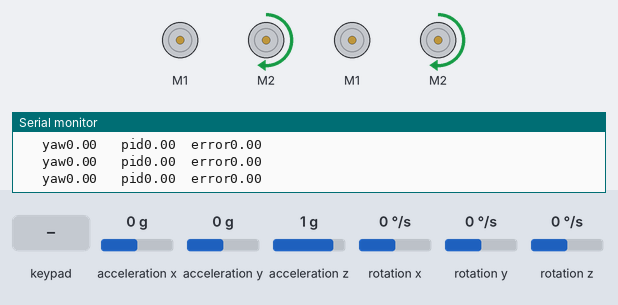
This sketch was run on a simulated Arduino Uno, built with avr-gcc and run on an emulated ATmega328P. Shown: 4 × DC motor (green arrow = forward, orange = backward, longer = faster), the last lines printed to the serial monitor. The test bench sets the inputs (shaded band); at power-on: rotation z 0 °/s, acceleration x 0 g, acceleration y 0 g, acceleration z 1 g, rotation x 0 °/s, rotation y 0 °/s.

Above: at 1.2 s.
1.3 s: rotation z set to -100 °/s
At 2.8 s:
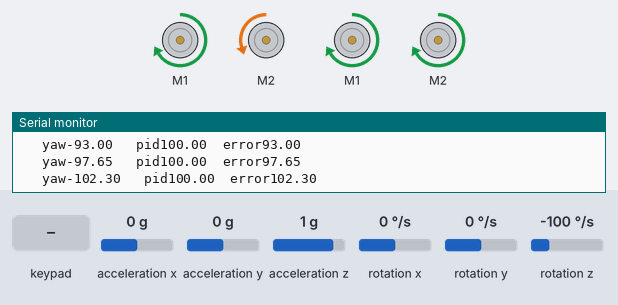
4.3 s: rotation z set to 100 °/s
At 7.01 s:
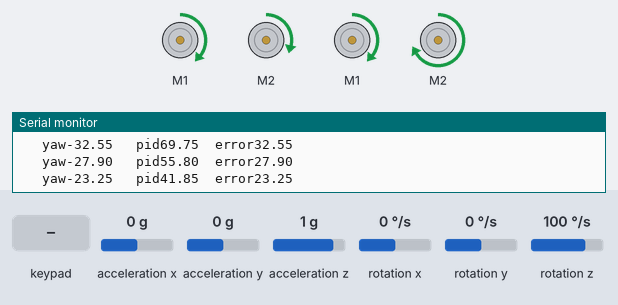
7.3 s: key 'S' pressed
10.3 s: rotation z set to -192 °/s
At 11.55 s:
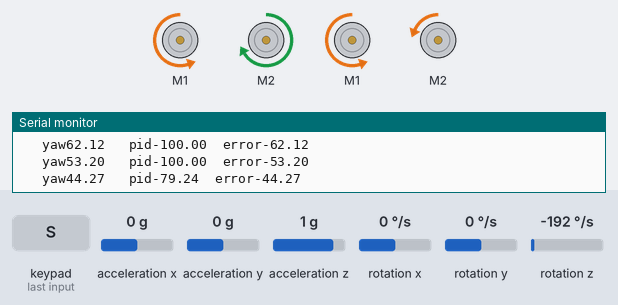
13.3 s: key 'S' pressed
At 14.4 s:
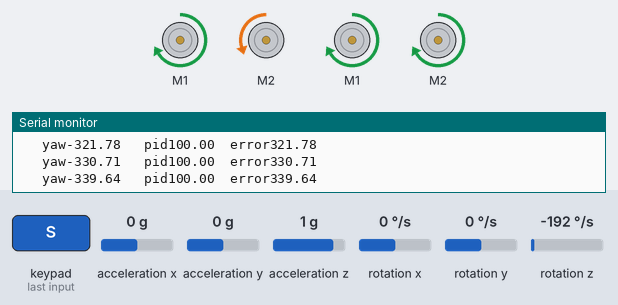
14.9 s: rotation z set to 192 °/s
At 18.6 s:
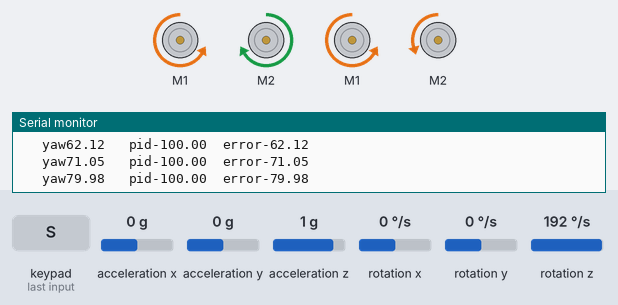
Timing chart, 0 to 18.9 s (numbered marks = the images above; inputs shaded):
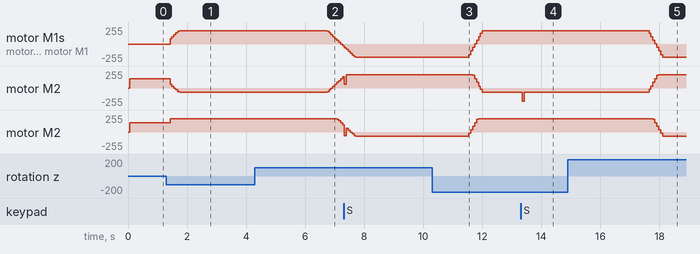

Measured:
- after the input at 1.3 s, motor M1, motor M1: moves from stopped to forward 200/255 over 0.32 s, starting after 0.12 s; motor M2: moves from forward 140/255 to backward 60/255 over 0.32 s, starting after 0.12 s; motor M2: forward 140/255 → forward 200/255 after 0.12 s
- after the input at 4.3 s, motor M1: moves from forward 200/255 to backward 26/255 over 0.52 s, starting after 2.4 s; motor M2: moves from backward 60/255 to forward 166/255 over 0.52 s, starting after 2.4 s
- after the input at 10.3 s, motor M1, motor M1: moves from backward 200/255 to forward 200/255 over 0.45 s, starting after 1.2 s; motor M2: moves from forward 200/255 to backward 60/255 over 0.32 s, starting after 1.4 s; motor M2: moves from backward 60/255 to forward 200/255 over 0.32 s, starting after 1.2 s
- after the input at 13.3 s, motor M2: backward 60/255 → backward 200/255 after 0.06 s, → backward 60/255 0.06 s later
- after the input at 14.9 s, motor M1, motor M1: moves from forward 200/255 to backward 200/255 over 0.46 s, starting after 2.7 s; motor M2: moves from backward 60/255 to forward 200/255 over 0.33 s, starting after 2.7 s; motor M2: moves from forward 200/255 to backward 60/255 over 0.32 s, starting after 2.9 s

The sketch:

cross_18.ino
```cpp
#include <PS2X_lib.h>
PS2X ps2x;
int M = 0;
byte type = 0;
byte vibrate = 0;
#include <Wire.h>
#include <MPU6050.h>
MPU6050 mpu;
unsigned long timer = 0;
float timeStep = 0.0465;
float yaw = 0;
#include <SoftwareSerial.h>
#include <SabertoothSimplified.h>

SoftwareSerial SWSerial1(NOT_A_PIN, 10);
SabertoothSimplified ST1(SWSerial1);
SoftwareSerial SWSerial2(NOT_A_PIN, 3);
SabertoothSimplified ST2(SWSerial2);
float kp = 0, ki = 0, kd = 0;
float R, theta, setpoint = 0, pre_error, p, i, d, error, pid, L1, L2, R1, R2, LY, LX, RX, RY, a, b, c, A, B, C, D;
float RED;
float GREEN = 0, PINK = 0;
float BLUE, FORWARD, BACKWARD, RIGHT, LEFT;
int w;
int counter1 = 0;
int y;
float  L3,R3;

void setup() {
  SWSerial1.begin(9600);
  SWSerial2.begin(9600);

  M = ps2x.config_gamepad(9, 7, 6, 8, true, true);
  Serial.begin(57600);
  while (!mpu.begin(MPU6050_SCALE_2000DPS, MPU6050_RANGE_2G)) {
    Serial.println("Could not find a valid MPU6050 sensor, check wiring!");
    delay(500);
  }
  mpu.calibrateGyro();
  mpu.setThreshold(1);
}

void loop() {
  // IMU
  timer = millis();
  Vector norm = mpu.readNormalizeGyro();
  yaw = yaw + norm.ZAxis * timeStep;
  delay((timeStep * 1000) - (millis() - timer));

  //  READING GAMEPAD

  ps2x.read_gamepad();
  L1 = ps2x.ButtonPressed(PSB_L1);
  R1 = ps2x.ButtonPressed(PSB_R1);
  L2 = ps2x.ButtonPressed(PSB_L2);
  R2 = ps2x.ButtonPressed(PSB_R2);
  LY = ps2x.Analog(PSS_LY);
  LX = ps2x.Analog(PSS_LX);
  RY = ps2x.Analog(PSS_RY);
  RX = ps2x.Analog(PSS_RX);
  RED = ps2x.ButtonPressed(PSB_RED);
  PINK = ps2x.ButtonPressed(PSB_PINK);
  GREEN = ps2x.Button(PSB_GREEN);
  BLUE = ps2x.ButtonPressed(PSB_BLUE);
  FORWARD = ps2x.Button(PSB_PAD_UP);
  BACKWARD = ps2x.Button(PSB_PAD_DOWN);
  RIGHT = ps2x.Button(PSB_PAD_RIGHT);
  LEFT = ps2x.Button(PSB_PAD_LEFT);
  L3=(ps2x.Button(PSB_L3));
  R3=(ps2x.Button(PSB_R3));

  //   if(error>=5 && error<=-5 )
  // {Serial.print("pid");
  //   kp=6.4, kd=30;
  // }
  // else
  // {
    kp=3,kd=6;
  // }

  error = setpoint - yaw;
  p = error;
  i = i + error;
  d = error - pre_error;
  pre_error = error;
  pid = kp * p + ki * i + kd * d;
  pid = constrain(pid, -100, 100);

  //  FOR joystick
  RY = map(RY, 0, 255, 127, -127);
  RX = map(RX, 0, 255, 127, -127);


  R = sqrt((RX * RX) + (RY * RY));
  theta = atan2(RY, RX) * 180 / 3.142;

  a = R * sin((theta - 45) * 3.142 / 180);
  d = R * sin((135 - theta) * 3.142 / 180);
  c = R * sin((theta - 45) * 3.142 / 180);
  b = R * sin((135 - theta) * 3.142 / 180);
  // TASK NO.5] 45 DEGREE
  int g;
  int counter1;
  if (PINK == 1 && g == 0) {
    g = 1;
  }
  if (PINK == 1 && g == 1) {
    counter1++;
    g = 0;
  }
  if (counter1 % 2 == 0) {
    // if (PINK == 1) {
      a = 70 * sin((45 - 45) * 3.142 / 180);
      d = 70 * sin((135 - 45) * 3.142 / 180);
      c = 70 * sin((45 -45) * 3.142 / 180);
      b = 70 * sin((135 - 45) * 3.142 / 180);
    // }
  }
   if (counter1 % 2 != 0) {
    R=0;
  }

  //  if (GREEN == 1) {
  //   Serial.print("increment");
  //   // setpoint = setpoint + 20;
  //   // setpoint=360;
  //   pid=50;
  // }
  // else if (GREEN==0){
  //   setpoint=0;
  //   // pid=0;
  // }

  // // Switching case of turning
  int gr;
  int counter;
  if (BLUE == 1 && gr == 0) {
    gr = 1;
  }
  if (BLUE == 1 && gr == 1) {
    counter++;
    gr = 0;
  }

  // turning 90 amd 180 left and right
  else if (counter % 2 == 0) {
    if (L1 == 1) {
      setpoint = setpoint +33;
      Serial.print("hiiiiii");
    }
    else if (R1 == 1) {
      setpoint = setpoint - 33;
      Serial.print("hwwwwwwwwwww");
    }
    else if (L2 == 1) {
      setpoint = setpoint + 150;
      Serial.print("hqqqqqqqqqqqqq");
    }
    else if (R2 == 1) {
      setpoint = setpoint - 150;
      Serial.print("hrrrrrrrrrrrr");
    }
  }

  // turning 270 amd 360 left and right
  else if (counter % 2 != 0) {
    if (L1 == 1) {
      setpoint = setpoint + 225;
      Serial.print("haaaaaaaaaa");
    }
    else if (R1 == 1) {
      setpoint = setpoint - 225;
      Serial.print("hggggggggggg");
    }
    else if (L2 == 1) {
      setpoint = setpoint + 300;
      Serial.print("huuuuuuuuuuu");
    }
    else if (R2 == 1) {
      setpoint = setpoint - 300;
      Serial.print("hpppppppppppp");
    }
  }

  A = a - pid;
  B = b - pid;
  C = c + pid;
  D = d + pid;

  A = constrain(A, -100, 100);
  B = constrain(B, -100, 100);
  C = constrain(C, -100, 100);
  D = constrain(D, -100, 100);

  ST1.motor(1, -A);
  ST1.motor(2, B);
  ST2.motor(1, C);
  ST2.motor(2, D);

  Serial.print("   yaw");
  Serial.print(yaw);
  Serial.print("   pid");
  Serial.print(pid);
  Serial.print("  error");
  Serial.println(  error);
  // Serial.print("   setpoint");
  // Serial.println(setpoint);

}
```
